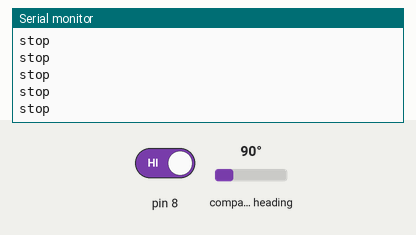
The sketch below on a simulated Arduino Uno, built with avr-gcc and run on an emulated ATmega328P. Shown: the last lines printed to the serial monitor. Inputs (shaded band) come from the test bench; at power-on: pin 8 HIGH, compass heading 90°.

Above: at 1.2 s.
1.3 s: pin 8 driven LOW
At 1.57 s:
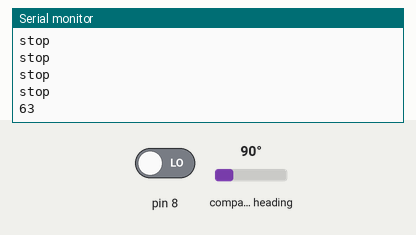
3.3 s: compass heading set to 7°
At 3.39 s:
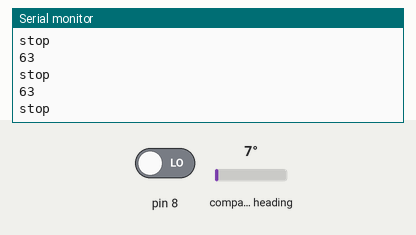
4.8 s: compass heading set to 180°
At 4.81 s:
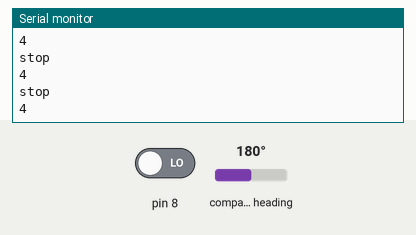
Timing chart, 0 to 7.8 s (numbered marks = the images above; inputs shaded):
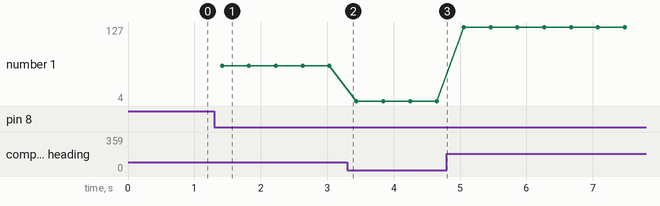

The sketch:

0619_test_t.ino
```cpp
#include <SoftwareSerial.h>
#include <Wire.h>
#include <MechaQMC5883.h>

MechaQMC5883 qmc;
boolean on = false; //호출확인

SoftwareSerial xbee(2, 3);

void setup() {
  xbee.begin(9600); //XBee 통신 초기화
  Wire.begin();
  Serial.begin(9600);
  qmc.init(); //지자기센서 초기화
  pinMode(8,INPUT);
}

void loop() {
  int button = digitalRead(8);
  int x, y, z; // x,y,z 축 지자기 값
  int azimuth; // 센서 방향각

  if (button==LOW) {
    on = !on;
    }

  qmc.read(&x, &y, &z, &azimuth); //센서 값 read

  int azimuth_mapped = map(azimuth, 0, 359, 0, 255);
  //write함수는 255이상의 값을 보내지 못하므로 맵핑

  if (on == true) {
    xbee.write(azimuth_mapped); //호출 시 방향각 데이터 전송
    Serial.println(azimuth_mapped);
    }
  else {
    xbee.write(255); //정지 시 정지신호 255 전송
    Serial.println("stop");
    }

  delay(200);
}
```

Measured:
- after the input at 1.3 s, the serial monitor: prints a new line after 0.12 s (image 1)
- plotted number 1: 63 → 4 after the input at 3.3 s, 4 → 127 after the input at 4.8 s
